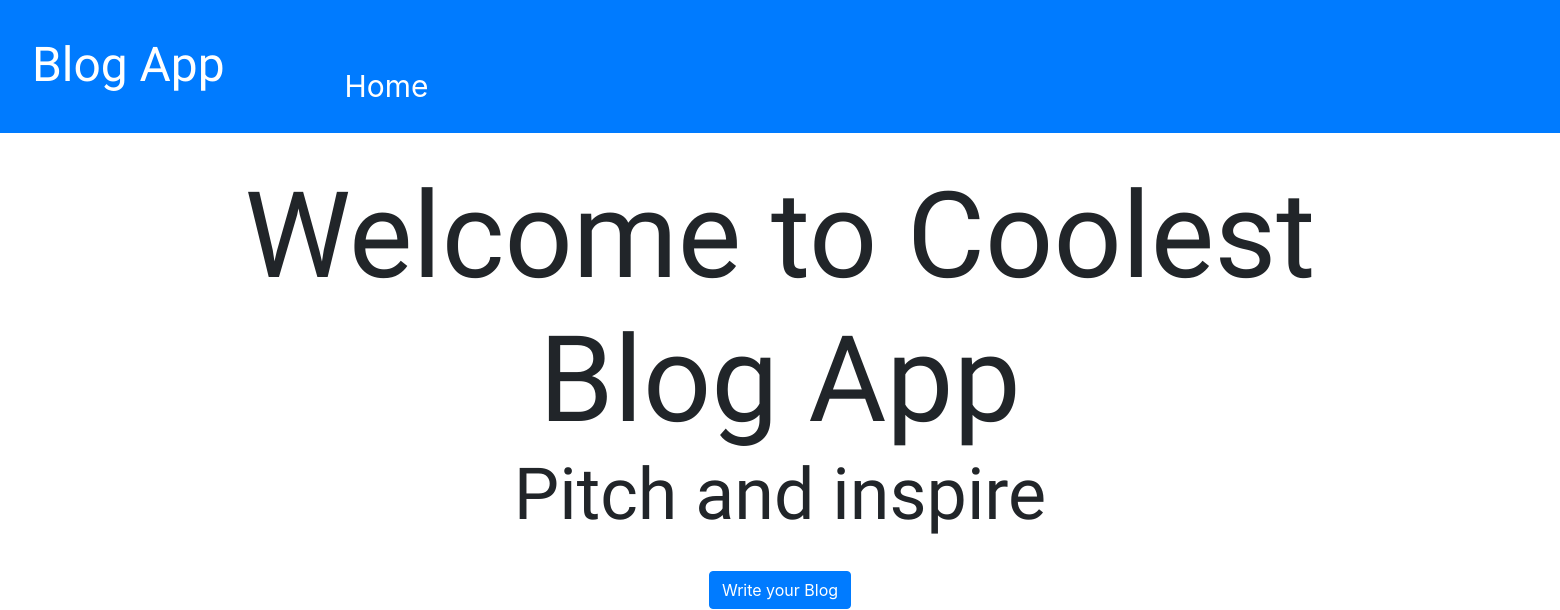
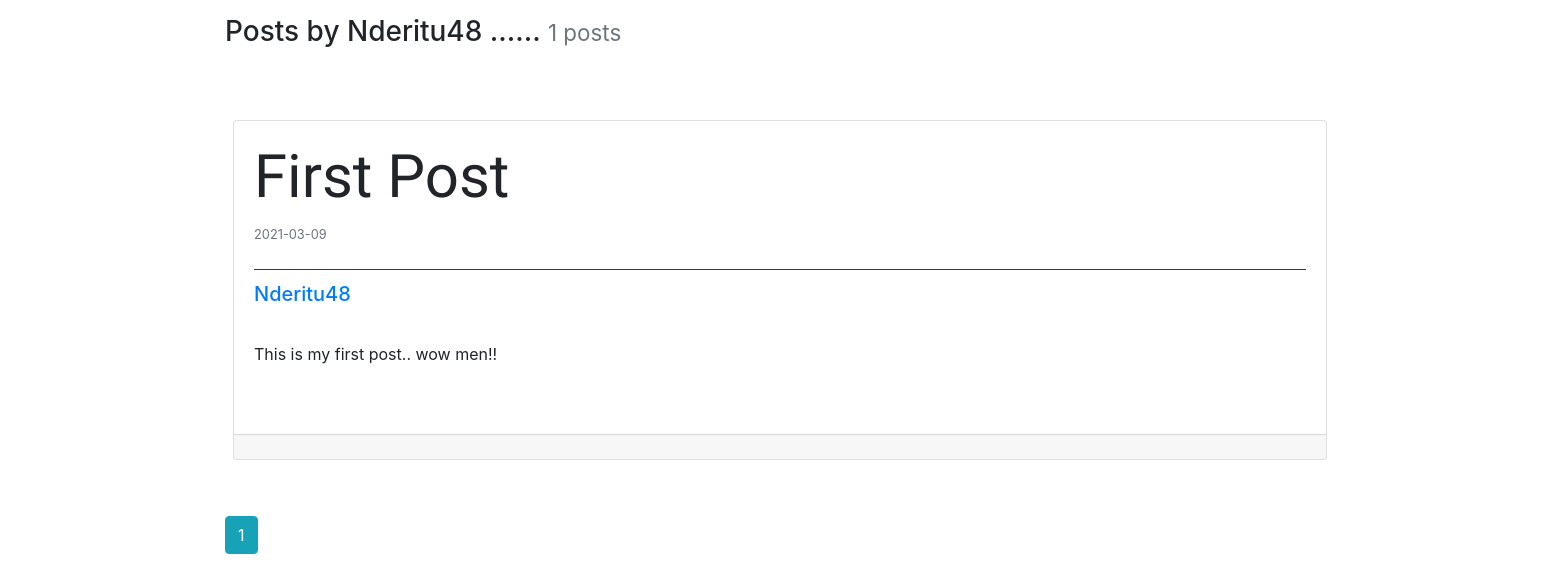
The page /user/Nderitu48 on the database as committed earlier (2 pictures, top to bottom).
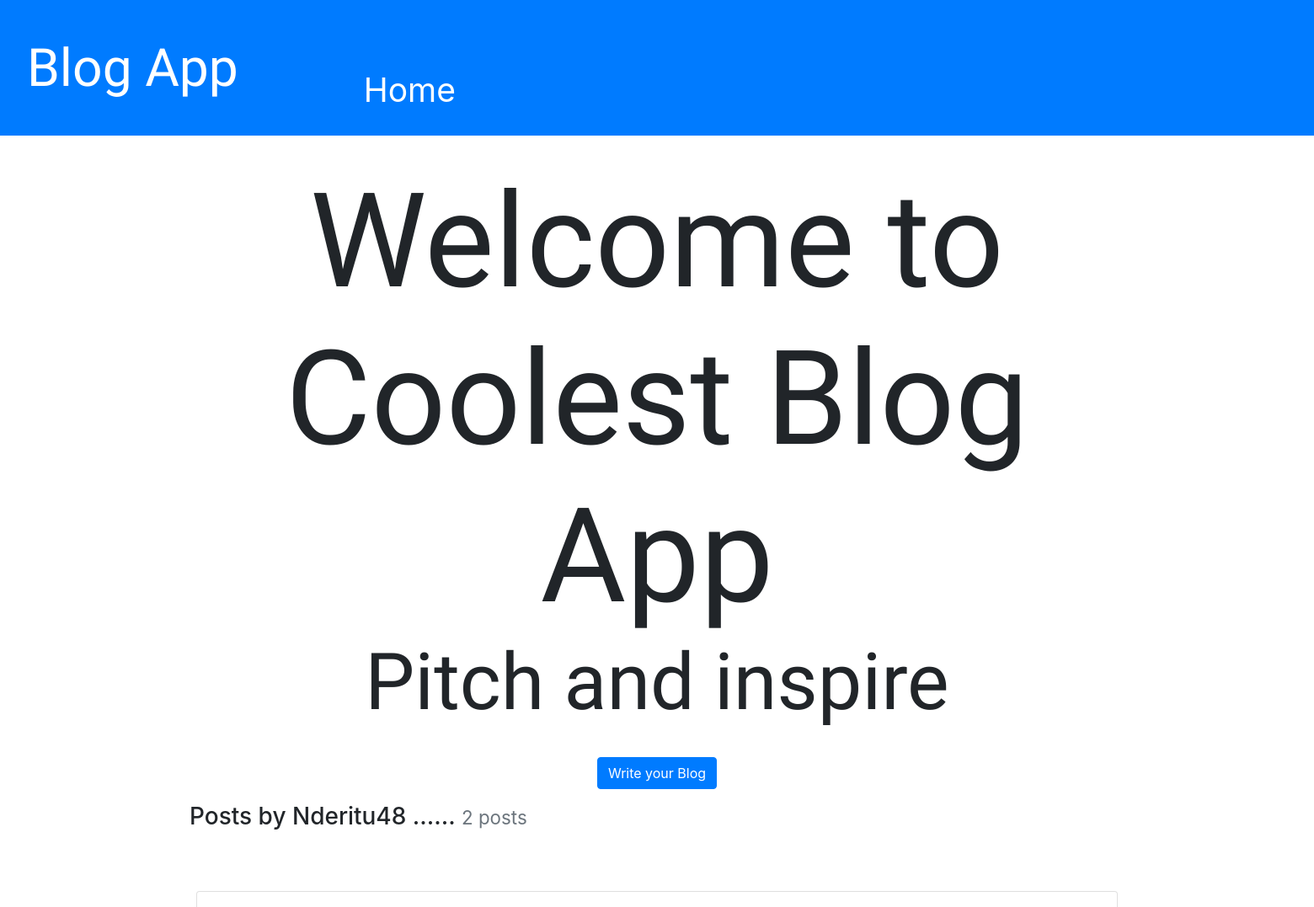
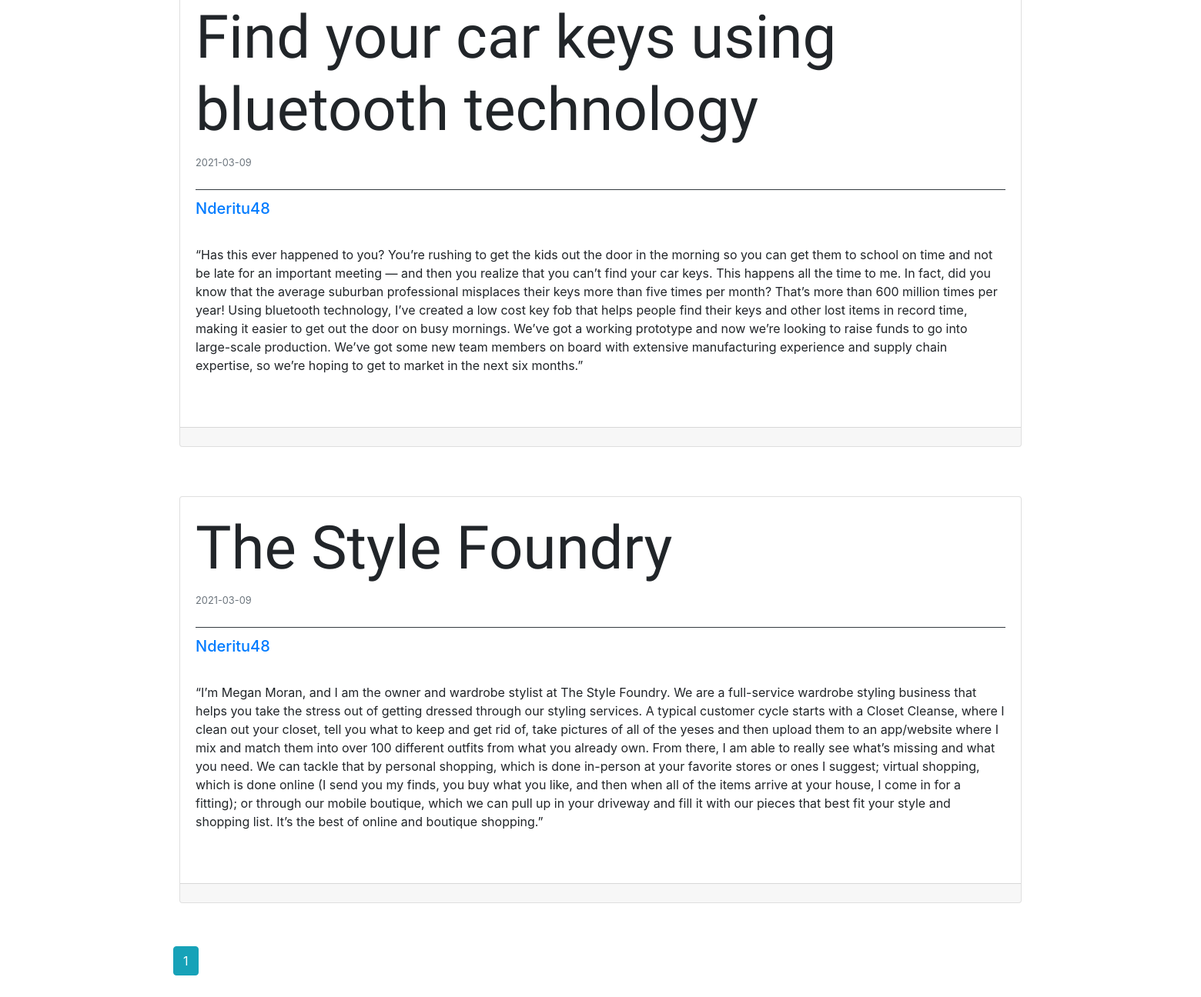
The same page on the database as committed later (2 pictures, top to bottom).
### app/models.py (models this page shows, shortened)
class Post(db.Model):
    id = db.Column(db.Integer, primary_key = True)
    title = db.Column(db.String(140))
    content = db.Column(db.Text)
    date_posted = db.Column(db.DateTime, default = datetime.utcnow )
    user_id = db.Column(db.Integer, db.ForeignKey('user.id'))

class User( UserMixin ,db.Model):
    id = db.Column(db.Integer, primary_key = True)
    username = db.Column(db.String(30), index = True, unique = True)
    email = db.Column(db.String(150), index = True, unique =True)
    image_file = db.Column(db.String(30), index = True, default = 'default.jpeg')
    password = db.Column(db.String(60))
    posts = db.relationship('Post', backref='author', lazy='dynamic')

### app/views.py (the view)
@app.route('/user/<string:username>')
def user_posts(username):
    page = request.args.get('page', 1, type=int)
    user = User.query.filter_by(username = username).first_or_404()
    posts = Post.query.filter_by(author = user).order_by(Post.date_posted.desc())\
             .paginate(page = page, per_page=2)
    return render_template('user_post.html', posts = posts, user = user)

### app/templates/user_post.html (shortened to what this page needs)
{% extends 'base.html' %}
{% block content %}
<div class="container-fluid">
    <div class="container">
        <h1 class=" text-center p-2" style=" font-size: 10vmin; font-family: 'Akaya Telivigala', cursive;">
            Welcome to Coolest Blog App
            <br>
            <p style="font-size: 6vmin;">Pitch and inspire</p>
        </h1>
        <p style=" text-align: center; ">
            <a class= "btn btn-primary" href="{{ url_for('new_post') }}">Write your Blog </a>
            <h3>
                Posts by {{ user.username }} ...... <small class="text-muted">{{ posts.total }} posts</small>
            </h3>
        </p>
        <br>
        <br>
        {% for post in posts.items %}
        <div class="card m-2 border-0 ">
            <div class="card">
              <div class="card-body">
                <div class="card-title border-bottom border-bottom-1 border-dark "  >
                   <h5 style="font-family: 'Akaya Telivigala', cursive; font-size: 5vmin;">  {{post.title}}  </h5>
                    <small class="text-muted text-right">{{post.date_posted.strftime('%Y-%m-%d')}}</small> <br> <br>
                </div>
                <a href="#">
                    <h5 class="card-title " >{{ post.author.username }}</h5>
                </a> <br>
                <p class="card-text"> {{ post.content }} </p>
              </div>
              <br><br>
              <div class="card-footer">
              </div>
            </div>
        </div>
        <br><br>
        {% endfor %}
        {% for page_num in posts.iter_pages(left_edge=1, right_edge=1, left_current=1, right_current=2,) %}
            {% if page_num %}
                {% if page_num == posts.page ==page_num %}
                <a href=" {{ url_for('user_posts', username = user.username, page= page_num) }} " class="btn btn-info"> {{ page_num }} </a>
                {% else %}
                <a href=" {{ url_for('user_posts', username = user.username, page= page_num) }} " class="btn btn-outline-info"> {{ page_num }} </a>
                {% endif %}
            {% else %}
            ....
            {% endif %}
        {% endfor %}
        <br><br><br>
    </div>
</div>
{% endblock %}

Rows that differ between the two databases and show on the page:
added Post: title "Find your car keys using bluetooth technology", date_posted "2021-03-09", author.username "Nderitu48", content "“Has this ever happened to you? You’re rushing to get the kids out the door in the morning so you can get them to school on time and not be late for an important meeting — and then you realize that you can’t find your car keys. This happens all the time to me. In fact, did you know that the average suburban professional misplaces their keys more than five times per month? That’s more than 600 million times per year! Using bluetooth technology, I’ve created a low cost key fob that helps people find their keys and other lost items in record time, making it easier to get out the door on busy mornings. We’ve got a working prototype and now we’re looking to raise funds to go into large-scale…"
changed Post: title "First Post" → "The Style Foundry"; content "This is my first post.. wow men!!" → "“I’m Megan Moran, and I am the owner and wardrobe stylist at The Style Foundry. We are a full-service wardrobe styling business that helps you take the stress out of getting dressed through our styling services. A typical customer cycle starts with a Closet Cleanse, where I clean out your closet, tell you what to keep and get rid of, take pictures of all of the yeses and then upload them to an app/website where I mix and match them into over 100 different outfits from what you already own. From there, I am able to really see what’s missing and what you need. We can tackle that by personal shopping, which is done in-person at your favorite stores or ones I suggest; virtual shopping, which is…"
Other text that changed with them:
{{ posts.total }}: "1" → "2"
